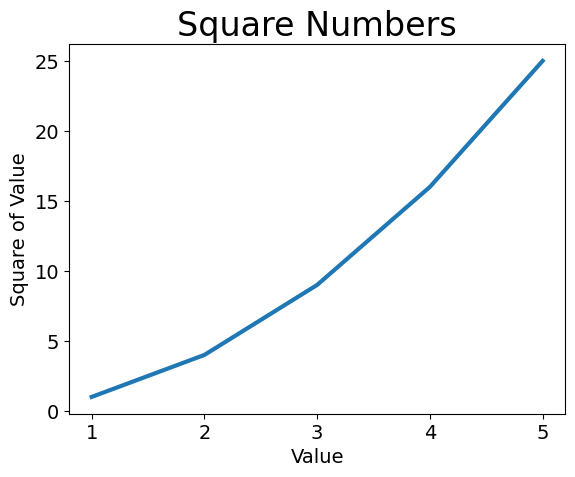

Source code (Python):
import matplotlib.pyplot as plt

input_values = [1, 2, 3, 4, 5]
squares = [1, 4, 9, 16, 25]


fig, ax = plt.subplots()
ax.plot(input_values, squares, linewidth=3)

# Set chart title and label axes
ax.set_title("Square Numbers", fontsize=24)
ax.set_xlabel("Value", fontsize=14)
ax.set_ylabel("Square of Value", fontsize=14)

# Set size of tick labels.
ax.tick_params(labelsize=14)



plt.show()
